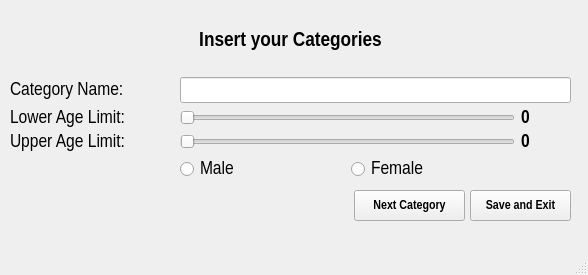
<?xml version="1.0" encoding="UTF-8"?>
<ui version="4.0">
 <class>MainWindow</class>
 <widget class="QMainWindow" name="MainWindow">
  <property name="geometry">
   <rect>
    <x>0</x>
    <y>0</y>
    <width>588</width>
    <height>275</height>
   </rect>
  </property>
  <property name="windowTitle">
   <string>MainWindow</string>
  </property>
  <widget class="QWidget" name="centralwidget">
   <widget class="QPushButton" name="nextCategoryButton">
    <property name="geometry">
     <rect>
      <x>354</x>
      <y>190</y>
      <width>111</width>
      <height>31</height>
     </rect>
    </property>
    <property name="font">
     <font>
      <family>Arial Narrow</family>
      <pointsize>10</pointsize>
      <weight>75</weight>
      <bold>true</bold>
     </font>
    </property>
    <property name="text">
     <string>Next Category</string>
    </property>
   </widget>
   <widget class="QPushButton" name="saveAndExitButton">
    <property name="geometry">
     <rect>
      <x>470</x>
      <y>190</y>
      <width>101</width>
      <height>31</height>
     </rect>
    </property>
    <property name="font">
     <font>
      <family>Arial Narrow</family>
      <pointsize>10</pointsize>
      <weight>75</weight>
      <bold>true</bold>
     </font>
    </property>
    <property name="text">
     <string>Save and Exit</string>
    </property>
   </widget>
   <widget class="QWidget" name="">
    <property name="geometry">
     <rect>
      <x>10</x>
      <y>10</y>
      <width>561</width>
      <height>171</height>
     </rect>
    </property>
    <layout class="QGridLayout" name="gridLayout">
     <item row="1" column="0">
      <widget class="QLabel" name="label_3">
       <property name="font">
        <font>
         <family>Arial Narrow</family>
         <pointsize>14</pointsize>
        </font>
       </property>
       <property name="text">
        <string>Category Name:</string>
       </property>
      </widget>
     </item>
     <item row="2" column="0">
      <widget class="QLabel" name="label">
       <property name="font">
        <font>
         <family>Arial Narrow</family>
         <pointsize>14</pointsize>
        </font>
       </property>
       <property name="text">
        <string>Lower Age Limit:</string>
       </property>
      </widget>
     </item>
     <item row="2" column="1" colspan="2">
      <widget class="QSlider" name="horizontalSlider">
       <property name="orientation">
        <enum>Qt::Horizontal</enum>
       </property>
      </widget>
     </item>
     <item row="3" column="0">
      <widget class="QLabel" name="label_2">
       <property name="font">
        <font>
         <family>Arial Narrow</family>
         <pointsize>14</pointsize>
        </font>
       </property>
       <property name="text">
        <string>Upper Age Limit:</string>
       </property>
      </widget>
     </item>
     <item row="3" column="1" colspan="2">
      <widget class="QSlider" name="horizontalSlider_2">
       <property name="orientation">
        <enum>Qt::Horizontal</enum>
       </property>
      </widget>
     </item>
     <item row="4" column="1">
      <widget class="QRadioButton" name="maleRadioButton">
       <property name="font">
        <font>
         <family>Arial Narrow</family>
         <pointsize>14</pointsize>
        </font>
       </property>
       <property name="text">
        <string>Male</string>
       </property>
      </widget>
     </item>
     <item row="4" column="2">
      <widget class="QRadioButton" name="femaleRadioButton">
       <property name="font">
        <font>
         <family>Arial Narrow</family>
         <pointsize>14</pointsize>
        </font>
       </property>
       <property name="text">
        <string>Female</string>
       </property>
      </widget>
     </item>
     <item row="0" column="0" colspan="4">
      <widget class="QLabel" name="label_4">
       <property name="font">
        <font>
         <family>Arial Narrow</family>
         <pointsize>16</pointsize>
         <weight>75</weight>
         <bold>true</bold>
        </font>
       </property>
       <property name="text">
        <string>Insert your Categories</string>
       </property>
       <property name="alignment">
        <set>Qt::AlignCenter</set>
       </property>
      </widget>
     </item>
     <item row="1" column="1" colspan="3">
      <widget class="QLineEdit" name="categoryNameLineEdit">
       <property name="font">
        <font>
         <family>Arial Narrow</family>
         <pointsize>14</pointsize>
        </font>
       </property>
      </widget>
     </item>
     <item row="2" column="3">
      <widget class="QLabel" name="lowerAgeLimitLabel">
       <property name="font">
        <font>
         <family>Arial Narrow</family>
         <pointsize>14</pointsize>
         <weight>75</weight>
         <bold>true</bold>
        </font>
       </property>
       <property name="text">
        <string>0</string>
       </property>
      </widget>
     </item>
     <item row="3" column="3">
      <widget class="QLabel" name="upperAgeLimitLabel">
       <property name="sizePolicy">
        <sizepolicy hsizetype="Fixed" vsizetype="Preferred">
         <horstretch>0</horstretch>
         <verstretch>0</verstretch>
        </sizepolicy>
       </property>
       <property name="maximumSize">
        <size>
         <width>50</width>
         <height>16777215</height>
        </size>
       </property>
       <property name="font">
        <font>
         <family>Arial Narrow</family>
         <pointsize>14</pointsize>
         <weight>75</weight>
         <bold>true</bold>
        </font>
       </property>
       <property name="text">
        <string>0</string>
       </property>
      </widget>
     </item>
    </layout>
   </widget>
  </widget>
  <widget class="QMenuBar" name="menubar">
   <property name="geometry">
    <rect>
     <x>0</x>
     <y>0</y>
     <width>588</width>
     <height>21</height>
    </rect>
   </property>
  </widget>
  <widget class="QStatusBar" name="statusbar"/>
 </widget>
 <resources/>
 <connections>
  <connection>
   <sender>horizontalSlider</sender>
   <signal>valueChanged(int)</signal>
   <receiver>lowerAgeLimitLabel</receiver>
   <slot>setNum(int)</slot>
   <hints>
    <hint type="sourcelabel">
     <x>477</x>
     <y>131</y>
    </hint>
    <hint type="destinationlabel">
     <x>531</x>
     <y>126</y>
    </hint>
   </hints>
  </connection>
  <connection>
   <sender>horizontalSlider_2</sender>
   <signal>valueChanged(int)</signal>
   <receiver>upperAgeLimitLabel</receiver>
   <slot>setNum(int)</slot>
   <hints>
    <hint type="sourcelabel">
     <x>486</x>
     <y>158</y>
    </hint>
    <hint type="destinationlabel">
     <x>540</x>
     <y>156</y>
    </hint>
   </hints>
  </connection>
 </connections>
</ui>
